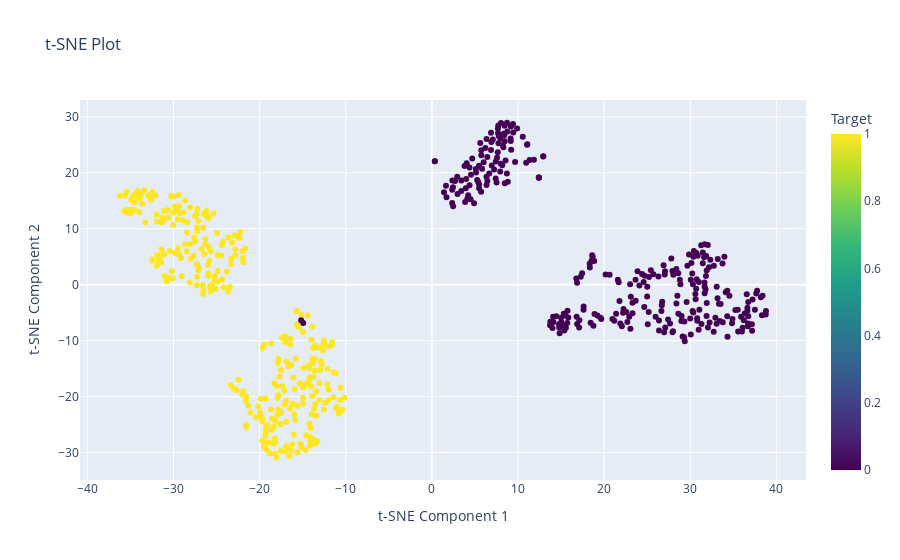

Source (notebook cell):
### Code cell
from sklearn.manifold import TSNE
import plotly.express as px

def tsne_plot(dataframe, target_column):
    """
    Generates a t-SNE plot using Plotly with hover information to visualize high-dimensional data.

    Parameters:
    - dataframe: pandas DataFrame containing numeric columns.
    - target_column: Name of the target column in the DataFrame.

    Returns:
    - fig: Plotly Figure object containing the t-SNE plot with hover information.
    """
    # Extract features and target variable
    X = dataframe.drop(columns=[target_column])
    y = dataframe[target_column]

    # Initialize t-SNE object
    tsne = TSNE(n_components=2, random_state=42)

    # Fit and transform the data
    X_tsne = tsne.fit_transform(X)

    # Create hover text with sample indices
    hover_text = ['Index: {}'.format(index) for index in dataframe.index]

    # Create Plotly scatter plot with hover information
    fig = px.scatter(x=X_tsne[:, 0], y=X_tsne[:, 1], color=y, labels={'x': 't-SNE Component 1', 'y': 't-SNE Component 2'}, color_continuous_scale='viridis', title='t-SNE Plot', hover_name=hover_text)
    fig.update_coloraxes(colorbar_title=target_column)

    return fig, X_tsne

# Example usage:
# Replace 'df' with your DataFrame and 'target_column' with the name of your target column
fig, tsne = tsne_plot(df_, 'Target')

fig.show()

### Figure 1 — Plotly figure (JSON) as saved in the notebook; plotly's stock layout.template omitted (floating-point values rounded to 4 significant figures; data arrays with more than 128 entries replaced by an {"elided": "..."} marker saying what was removed)
{"data": [{"hovertemplate": "<b>%{hovertext}</b><br><br>t-SNE Component 1=%{x}<br>t-SNE Component 2=%{y}<br>color=%{marker.color}<extra></extra>", "hovertext": {"elided": "600 str values"}, "legendgroup": "", "marker": {"color": {"elided": "600 int values"}, "coloraxis": "coloraxis", "symbol": "circle"}, "mode": "markers", "name": "", "orientation": "v", "showlegend": false, "type": "scatter", "x": {"elided": "600 float values"}, "xaxis": "x", "y": {"elided": "600 float values"}, "yaxis": "y"}], "layout": {"coloraxis": {"colorbar": {"title": {"text": "Target"}}, "colorscale": [[0, "#440154"], [0.1111, "#482878"], [0.2222, "#3e4989"], [0.3333, "#31688e"], [0.4444, "#26828e"], [0.5556, "#1f9e89"], [0.6667, "#35b779"], [0.7778, "#6ece58"], [0.8889, "#b5de2b"], [1, "#fde725"]]}, "legend": {"tracegroupgap": 0}, "title": {"text": "t-SNE Plot"}, "xaxis": {"anchor": "y", "domain": [0, 1], "title": {"text": "t-SNE Component 1"}}, "yaxis": {"anchor": "x", "domain": [0, 1], "title": {"text": "t-SNE Component 2"}}}}
